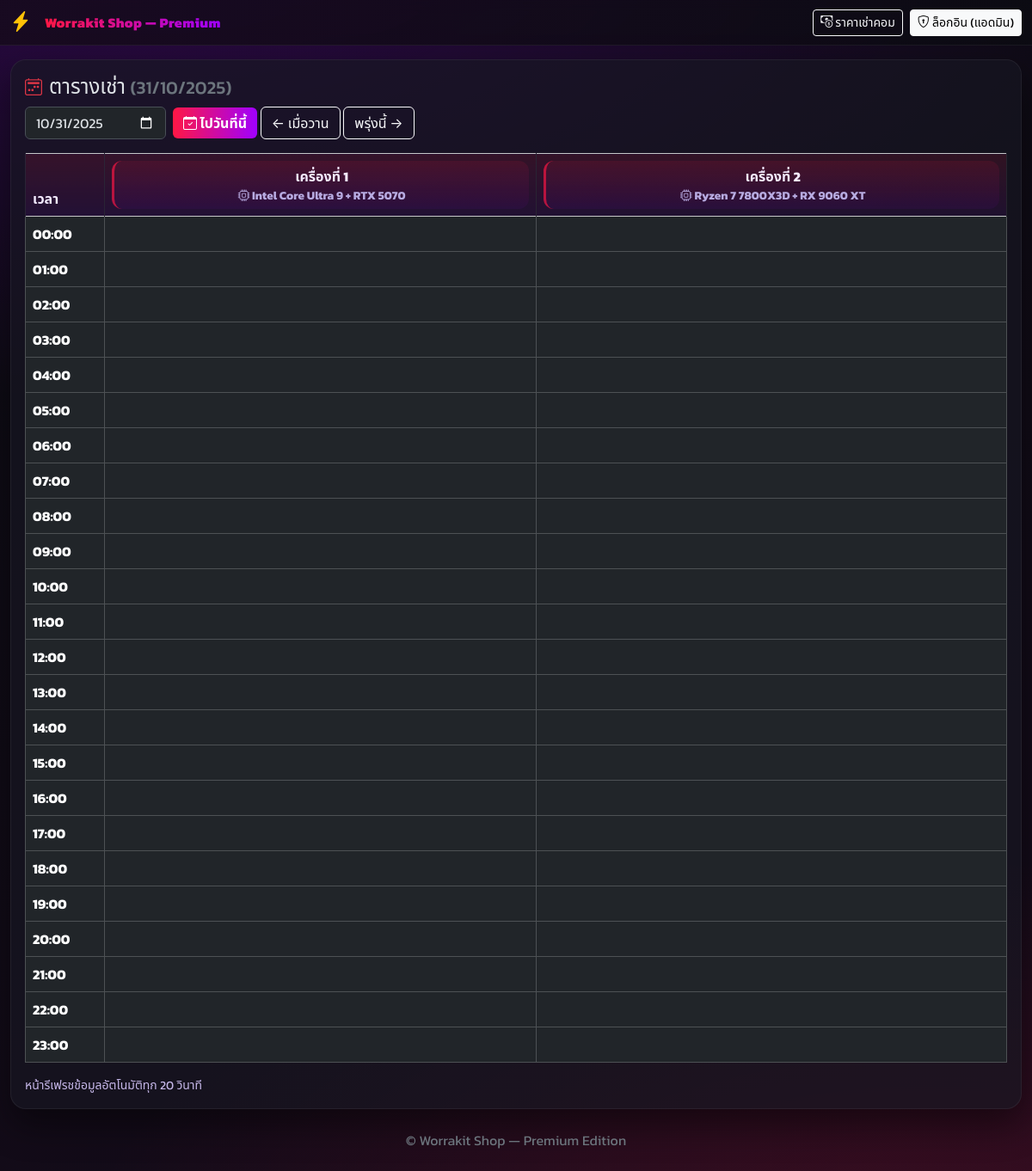
The app's page /schedule with its own data.
### app.py (models this page shows)
class Computer(db.Model):
    id = db.Column(db.Integer, primary_key=True)
    name = db.Column(db.String(120), nullable=False)
    spec = db.Column(db.String(250), nullable=True)
    rate_hour = db.Column(db.Float, default=0.0)
    rate_day = db.Column(db.Float, default=0.0)
    is_active = db.Column(db.Boolean, default=True)
    rentals = db.relationship("Booking", backref="computer", lazy=True, cascade="all, delete-orphan")

### app.py (the view)
@app.route('/schedule')
def schedule():
    day = parse_date(request.args.get('date'))
    ctx = _sched_ctx(day)
    ctx['brand'] = BRAND_NAME
    if request.args.get('partial') == '1':
        return render_template('_schedule_table.html', **ctx)
    return render_template('schedule.html', **ctx)

### app.py (called while the page is built)
def parse_date(s: str | None, default: date | None = None) -> date:
    if not s:
        return default or date.today()
    return datetime.strptime(s, "%Y-%m-%d").date()

def _sched_ctx(day: date):
    start_of_day = datetime.combine(day, time(0,0))
    end_of_day = start_of_day + timedelta(days=1)
    comps = Computer.query.filter_by(is_active=True).order_by(Computer.id.asc()).all()
    bookings = Booking.query.filter(Booking.start_at < end_of_day, Booking.end_at > start_of_day).all()
    by_comp = {c.id: [] for c in comps}
    for b in bookings:
        by_comp.setdefault(b.computer_id, []).append(b)
    hours = [start_of_day + timedelta(hours=h) for h in range(24)]
    return dict(day=day, comps=comps, hours=hours, by_comp=by_comp, timedelta=timedelta)

### templates/schedule.html (shortened to what this page needs)
{% extends "base.html" %}
{% block content %}
<div class="row g-3">
  <div class="col-12 col-xxl-10">
    <div class="cardx p-3">
      <div class="d-flex align-items-center gap-2 mb-2">
        <i class="bi bi-calendar2-week text-danger fs-5"></i>
        <h4 class="m-0">ตารางเช่า <small class="text-secondary">({{ day.strftime('%d/%m/%Y') }})</small></h4>
      </div>
      <form class="row g-2 mb-3" method="get" id="dayForm">
        <div class="col-auto">
          <input type="date" class="form-control" name="date" id="dateInput" value="{{ day.isoformat() }}">
        </div>
        <div class="col-auto">
          <button class="btn btn-neon" type="submit"><i class="bi bi-calendar-check"></i> ไปวันที่นี้</button>
          <a class="btn btn-outline-light" href="{{ url_for('schedule', date=(day - timedelta(days=1)).isoformat()) }}">← เมื่อวาน</a>
          <a class="btn btn-outline-light" href="{{ url_for('schedule', date=(day + timedelta(days=1)).isoformat()) }}">พรุ่งนี้ →</a>
        </div>
      </form>
      <div id="scheduleTable">{% include "_schedule_table.html" %}</div>
      <div class="tip small mt-2">หน้ารีเฟรชข้อมูลอัตโนมัติทุก 20 วินาที</div>
    </div>
  </div>
{% endblock %}

### templates/_schedule_table.html (shortened to what this page needs)
<table class="table table-dark table-bordered table-hover align-middle">
  <thead class="table-light sticky-head">
    <tr>
      <th class="time-col sticky-col">เวลา</th>
      {% for c in comps %}
        <th class="slot text-center">
          <div class="machine-head">
            <div class="fw-bold">{{ c.name }}</div>
            <div class="spec"><i class="bi bi-cpu"></i> {{ c.spec }}</div>
          </div>
        </th>
      {% endfor %}
    </tr>
  </thead>
  <tbody>
    {% for h in hours %}
      <tr>
        <th class="time-col sticky-col">{{ h.strftime('%H:00') }}</th>
        {% for c in comps %}
          <td>
          </td>
        {% endfor %}
      </tr>
    {% endfor %}
  </tbody>
</table>

### templates/base.html (style rules this page uses)
:root { --bg1:#0b0b12; --bg2:#150b1a; --neon1:#ff1744; --neon2:#a000ff; --card:#171722; }
* { font-family: 'Kanit', system-ui, -apple-system, Segoe UI, Roboto, 'Noto Sans Thai', sans-serif; }
body { background: radial-gradient(1200px 600px at 10% -10%, rgba(160,0,255,.25), transparent), radial-gradient(1000px 500px at 90% 110%, rgba(255,23,68,.18), transparent), linear-gradient(160deg, var(--bg1), var(--bg2)); min-height:100vh; }
.cardx { background: rgba(23,23,34,.65); border:1px solid rgba(255,255,255,.06); border-radius:18px; box-shadow: 0 18px 40px rgba(0,0,0,.45); }
.slot { min-width: 210px; }
.sticky-col { position: sticky; left:0; z-index: 3; background: rgba(21,21,30,.95); }
.sticky-head { position: sticky; top: 0; z-index: 5; }
.time-col { width: 92px; }
thead.table-light th { background: linear-gradient(180deg, rgba(255,23,68,.12), rgba(160,0,255,.08)); color:#f3eaff; border-color: rgba(255,255,255,.08); }
.machine-head { padding:6px 8px; border-radius:12px; border-left:3px solid rgba(255,23,68,.65); background: linear-gradient(180deg, rgba(255,23,68,.10), rgba(160,0,255,.06)); }
.spec { color:#cfc7ff; opacity:.85; font-size:.85rem }
.btn-neon { background: linear-gradient(90deg, var(--neon1), var(--neon2)); border:0; color:#fff; font-weight:700 }
.tip { color:#d9c9ff; opacity:.9 }

### records on screen
Computer: name "เครื่องที่ 1", spec "Intel Core Ultra 9 + RTX 5070"
Computer: name "เครื่องที่ 2", spec "Ryzen 7 7800X3D + RX 9060 XT"

### other values on screen
{{ day.strftime('%d/%m/%Y') }} "31/10/2025"
{{ h.strftime('%H:00') }} "00:00" "01:00" "02:00" "03:00" "04:00" "05:00" "06:00" "07:00" "08:00" "09:00" "10:00" "11:00" "12:00" "13:00" "14:00" "15:00" "16:00" "17:00" "18:00" "19:00" "20:00" "21:00" "22:00" "23:00"
